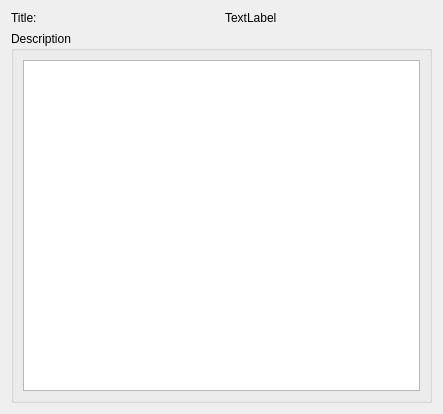
<ui version="4.0" >
 <class>GeoRSSItemWidget</class>
 <widget class="QWidget" name="GeoRSSItemWidget" >
  <property name="geometry" >
   <rect>
    <x>0</x>
    <y>0</y>
    <width>443</width>
    <height>414</height>
   </rect>
  </property>
  <property name="windowTitle" >
   <string>Form</string>
  </property>
  <layout class="QVBoxLayout" name="verticalLayout" >
   <item>
    <layout class="QHBoxLayout" name="horizontalLayout" >
     <item>
      <widget class="QLabel" name="label" >
       <property name="text" >
        <string>Title:</string>
       </property>
      </widget>
     </item>
     <item>
      <widget class="QLabel" name="_title" >
       <property name="text" >
        <string>TextLabel</string>
       </property>
      </widget>
     </item>
    </layout>
   </item>
   <item>
    <widget class="QGroupBox" name="_descriptionGroupBox" >
     <property name="title" >
      <string>Description</string>
     </property>
     <layout class="QVBoxLayout" name="verticalLayout_2" >
      <item>
       <widget class="QTextBrowser" name="_description" />
      </item>
     </layout>
    </widget>
   </item>
  </layout>
 </widget>
 <resources/>
 <connections/>
</ui>
